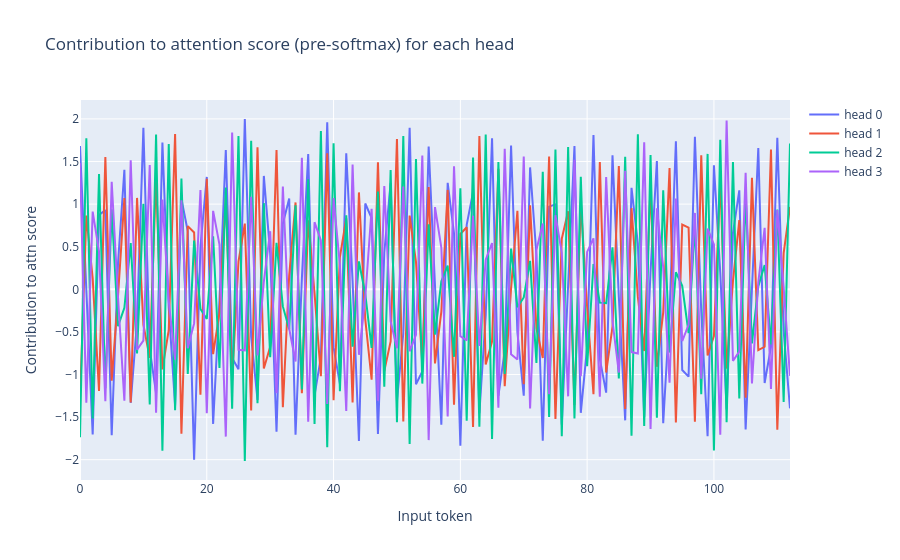

Notebook code cell kept with this figure:
### Markdown cell above
#### **$W_{attn}$**

### Code cell
utils.lines(
    W_attn,
    labels=[f"head {hi}" for hi in range(4)],
    xaxis="Input token",
    yaxis="Contribution to attn score",
    title="Contribution to attention score (pre-softmax) for each head",
)
